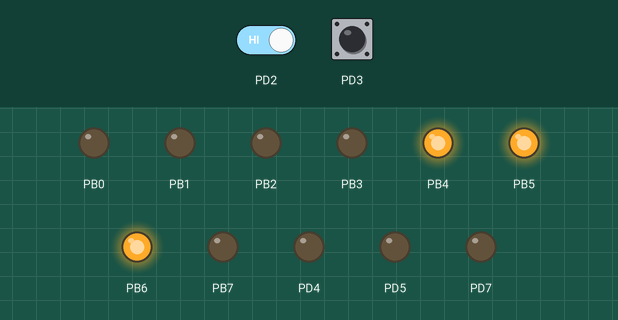
A program run on a simulated ATmega328P, built with avr-gcc and emulated at 16 MHz. On the bench: output pins drawn as LEDs (lit = HIGH). The test bench sets the inputs (shaded band); at power-on: PD3 HIGH, PD2 HIGH. What the program prints to the serial monitor is not drawn.

Above: at 1.2 s.
1.3 s: PD3 pulled LOW for 0.15 s
At 2.2 s:
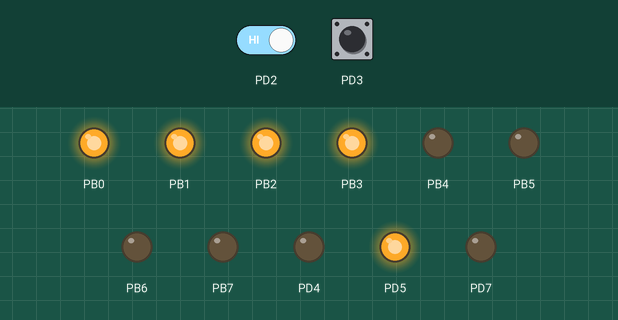
2.9 s: PD2 driven LOW
At 3.4 s:
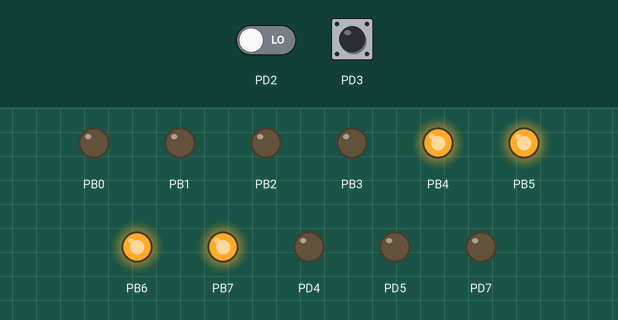
5.9 s: PD3 pulled LOW for 1 s
At 6.9 s:
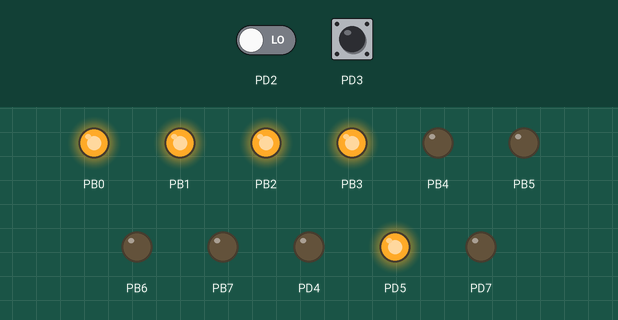
8.4 s: PD3 pulled LOW for 0.15 s
At 9.6 s:
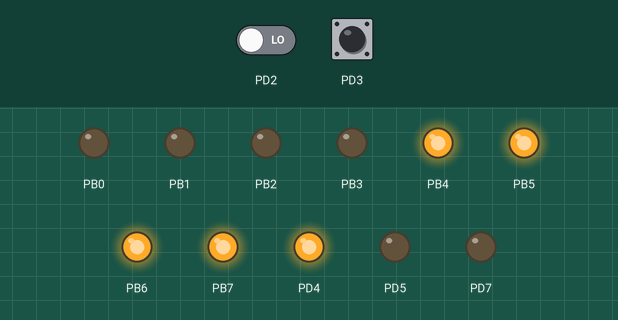
10.0 s: PD3 pulled LOW for 3.2 s
At 10.8 s:
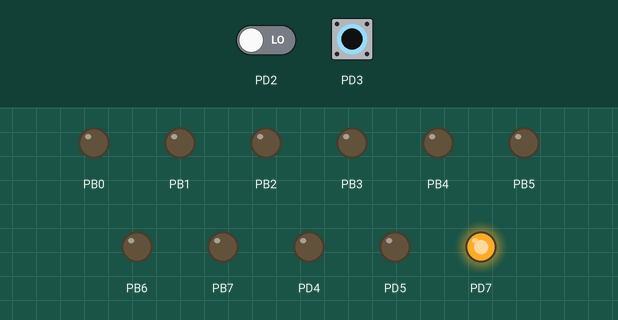
14.7 s: PD3 pulled LOW for 0.15 s
At 16.0 s:
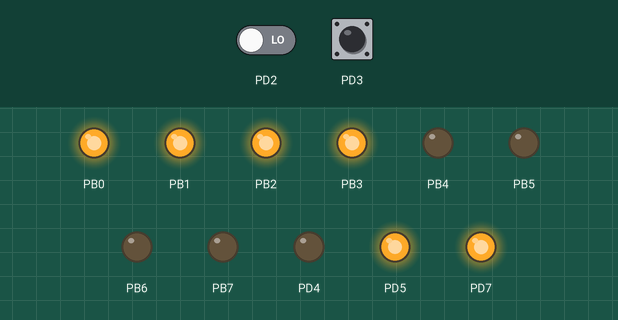
Timing chart, 0 to 17.3 s (numbered marks = the images above; inputs shaded):
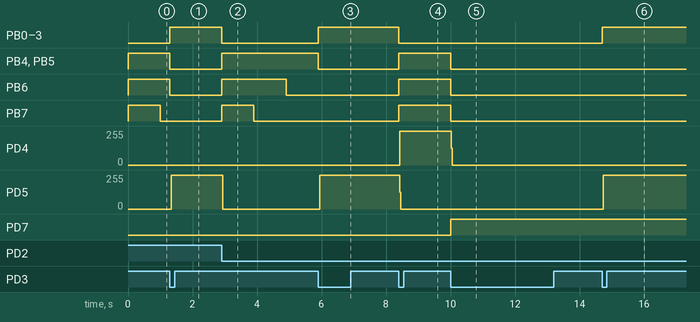

The program:

main.c
```c
/*
 * Sprint 10 escravo.c
 *
 * Created: 9/25/2021 10:42:22 AM
 * Author : justi
 */


#define F_CPU 16000000UL //Frequência de trabalho da CPU
#define BAUD 9600
#define MYUBRR F_CPU/16/BAUD-1
#include <avr/io.h>
#include <util/delay.h>
#include <avr/interrupt.h>


uint32_t tempo[3] = {1, 1, 4}; //pras 3 cores, vermelho, amarelo e verde, usadas durante o código e no display em inglês para ter iniciais diferentes
uint32_t g_mestre, y_mestre, r_mestre;

int aux = 0; // variavel auxiliar para função exe4cuta tudo, pra não correr o risco ede executar mais de uma das configurações der cores nas leds

uint32_t tempo_100us = 0; // variavel que cnsidera a passagem do tempo

char recebido;


uint8_t sirenes=2;		//2 semaforo funciona normal, 1 vem um carro com sirene ligada no semáforo mestre, 0 vem carro com sirene ligada no semaforo escravo


ISR(TIMER0_COMPA_vect) //interrupcao do TC0 a cada 100us = (8*(199+1))/16MHz
{
	executa_tudo(tempo_100us);	//acende LEDs antes de adicionar o termpo
	tempo_100us++;
}


ISR(USART_RX_vect)
{
	static uint8_t flag_inicio = 0;

	recebido = UDR0;

	switch(recebido)
	{
		case 'g':
			flag_inicio = 1;
			break;
		case 'y':
			flag_inicio = 2;
			break;
		case 'r':
			flag_inicio = 3;
			break;
		default:
			if(flag_inicio==1)	g_mestre = recebido - '0';
			if(flag_inicio==2)	y_mestre = recebido - '0';
			if(flag_inicio==3)	r_mestre = recebido - '0';

			flag_inicio = 0;

			break;
	}
		tempo[0] = r_mestre - y_mestre;
		tempo[1] = y_mestre;
		tempo[2] = g_mestre + y_mestre;			//a equacao ta certa, mas o tempo nao bate (ta menor), nao sei o motivo
}
//recebe char no formato ['r'][r_time]['y'][y_time]['g'][g_time]


ISR(INT1_vect)	//interrupcao pind3
{
		sirenes++;
		if(sirenes>2) sirenes = 0;

		if(sirenes == 1){
			USART_Transmit('Y');			//carro vindo pela faixa do mestre
		}
		if(sirenes == 0){
			USART_Transmit('X');			//carro vindo pela faixa do escravo
		}
		if(sirenes == 2){
			USART_Transmit('Z');			//funcionamento normal do semaforo
		}
}


void USART_Transmit(unsigned char data)
{
	while(!( UCSR0A & (1<<UDRE0)));//Espera a limpeza do registr. de transmissão
	UDR0 = data; //Coloca o dado no registrador e o envia
}


int main(void)
{
	DDRB |= 0b11111111; //habilita leds verdes e vermelhas como saídas
	DDRD |= 0b10110000; //habilita led amarela como saída D7				//D4 sirene de carro vindo no semáforo mestre, D3 sirene de carro vindo no semáforo escravo (não há mais portas disponíveis no mestre pra deixar lá)

	DDRD &= 0b11110111;	//habilita d3 como entrada
	PORTD |= 0b00001000;	//habilitar resistores de pull-up d3		//precisa?


	//config. interrupcoes externas
	EICRA = 0b00001010;
	EIMSK = 0b00000011;


	TCCR0A = 0b00000010; //habilita modo CTC do TC0
	TCCR0B = 0b00000010; //liga TC0 com prescaler = 8
	OCR0A = 199; //ajusta o comparador para o TC0 contar ate 199
	TIMSK0 = 0b00000010; //habilita a interrupcao na igualdade de comparacao com OCR0A

	//CONFIG USART
	UBRR0H = (unsigned char)(MYUBRR>>8); //Ajusta a taxa de transmissão, PARTE ALTA
	UBRR0L = (unsigned char)MYUBRR;		//Ajusta a taxa de transmissão, PARTE BAIXA
	UCSR0B = (1<<RXCIE0)|(1<<RXEN0)|(1<<TXEN0); //HABILITA A INTERRUP. DO RECEPTOR, Habilita o transmissor e o receptor
	UCSR0C = (3<<UCSZ00); //Ajusta o formato do frame: 8 bits de dados e 1 de parada, PARIDADE NONE														//ve isso aq

	sei(); //habilita a chave de interrupcao global

	while (1)
	{
	}
}


executa_tudo(uint32_t TEMPO_100us)
{
	static uint32_t TEMPO_100us_anterior = 0;	//compara com o tempo_100us pra acender as combinações dos LEDs

		if(sirenes==2){
			PORTD &= 0b11001111;		//desliga alarmes
			if((tempo_100us - TEMPO_100us_anterior) >= 0)
			{
				if(aux==0){
					PORTD &= 0b01111111;//apaga amarelo
					PORTB = 0b11110000;
					aux++;
				}
			}
			if((tempo_100us - TEMPO_100us_anterior) >= 2500*tempo[2])
			{
				if(aux==1){
					PORTB = 0b01110000;
					aux++;
				}
			}
			if((tempo_100us - TEMPO_100us_anterior) >= 2*2500*tempo[2])
			{
				if(aux==2){
					PORTB = 0b00110000;
					aux++;
				}
			}
			if((tempo_100us - TEMPO_100us_anterior) >= 3*2500*tempo[2])
			{
				if(aux==3){
					PORTB = 0b00010000;
					aux++;
				}
			}
			if((tempo_100us - TEMPO_100us_anterior) >= 4*2500*tempo[2])
			{
				if(aux==4)  {
					PORTB = 0b00001111; 		//portd usado em outras aplicações, por isso precisa de máscara
					aux++;
				}
			}
			if((tempo_100us - TEMPO_100us_anterior) >= (4*2500*tempo[2]+2500*tempo[0]))
			{
				if(aux==5)  {
					PORTB = 0b00000111;
					aux++;
				}
			}
			if((tempo_100us - TEMPO_100us_anterior) >= (4*2500*tempo[2]+2*2500*tempo[0]))
			{
				if(aux==6){
					PORTB = 0b00000011;

					aux++;
				}
			}
			if((tempo_100us - TEMPO_100us_anterior) >= (4*2500*tempo[2]+3*2500*tempo[0]))
			{
				if(aux==7){
					PORTB = 0b00000001;
					aux++;
				}
			}
			if((tempo_100us - TEMPO_100us_anterior) >= (4*2500*tempo[2]+4*2500*tempo[0]))
			{
				if(aux==8){
					PORTB = 0b00000000;
					PORTD |= 0b10000000;		//portd usado em outras aplicações, por isso precisa de máscara
					aux++;
				}
			}
			if(recebido == 'i')
			{
				recebido = ' ';
				TEMPO_100us_anterior = tempo_100us;
				aux = 0;
			}
		}
		if(sirenes==1){
			PORTB = 0b11110000;			//sinal vermelho
			PORTD &= 0b11001111;		//desliga alarmes
			PORTD |= 0b00010000;		//liga alarme carro vindo no mestre
		}

		if(sirenes==0){
			PORTB = 0b00001111;			//sinal verde
			PORTD &= 0b11001111;		//desliga alarmes
			PORTD |= 0b00100000;		//liga alarme carro vindo no escravo
		}

}
```

Measured:
- after the input at 1.3 s, PB0–3: LOW → HIGH at once; PB4, PB5: HIGH → LOW at once; PB6: HIGH → LOW after 0.00 s instead of 0.70 s; PD5: 0/255 → 252/255 at once
- after the input at 2.9 s, PB0–3: HIGH → LOW at once; PB4, PB5: LOW → HIGH at once; PB6: LOW → HIGH at once, → LOW 2.0 s later; PB7: LOW → HIGH at once, → LOW 1.0 s later; PD5: 252/255 → 0/255 at once
- after the input at 5.9 s, PB4: HIGH → LOW after 0.00 s instead of 1.0 s; PD5: 0/255 → 255/255 at once; PD7: stays LOW (without the input it goes to HIGH after 2.0 s)
- after the input at 8.4 s, PB0–3: HIGH → LOW at once; PB4–7: LOW → HIGH at once; PD4: 0/255 → 255/255 at once; PD5: 255/255 → 0/255 at once
- after the input at 10.0 s, PB4–7: HIGH → LOW at once; PD4: 255/255 → 0/255 at once; PD7: LOW → HIGH at once
- after the input at 14.7 s, PB0–3: LOW → HIGH at once; PD5: 0/255 → 252/255 at once
